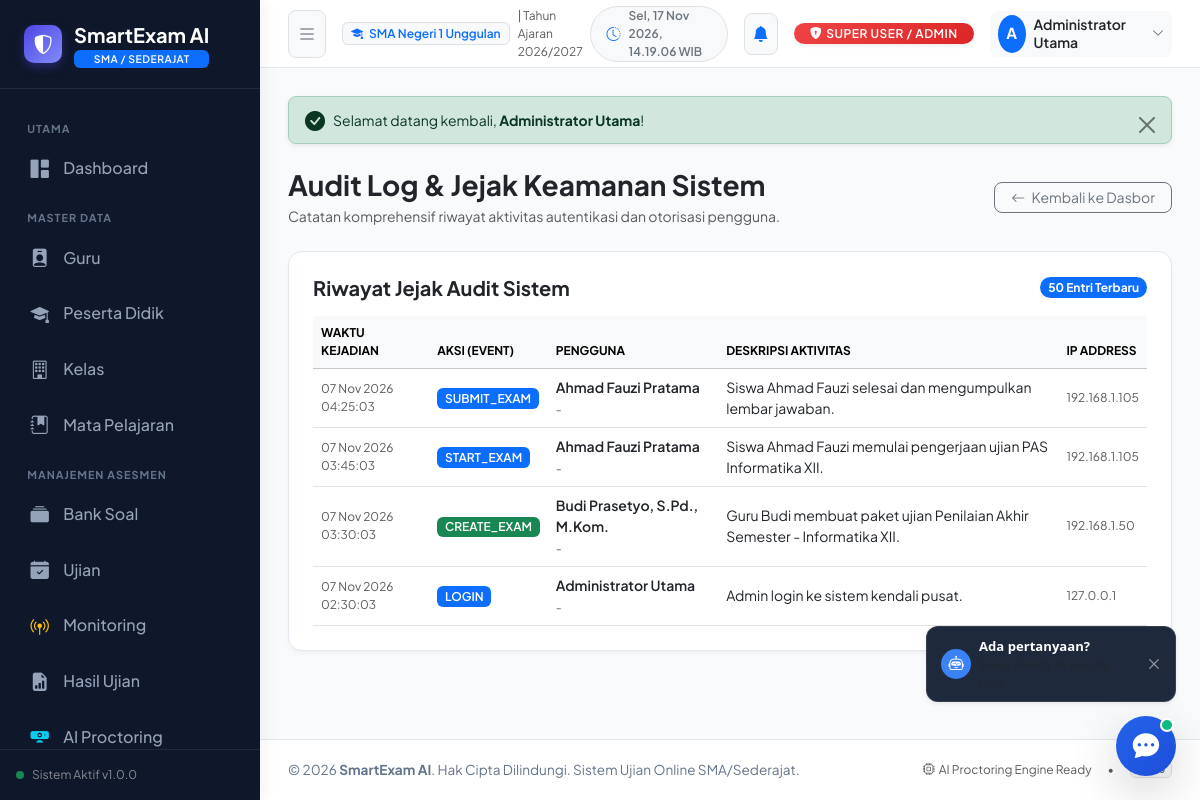
The page /admin/logs (signed in) on the database its author committed.
### tables this page shows
CREATE TABLE `users` (
    `id` INT UNSIGNED AUTO_INCREMENT PRIMARY KEY,
    `name` VARCHAR(100) NOT NULL COMMENT 'Nama lengkap pengguna',
    `username` VARCHAR(50) NOT NULL UNIQUE COMMENT 'Username unik login',
    `email` VARCHAR(100) NULL DEFAULT NULL COMMENT 'Alamat email pengguna (opsional)',
    `password` VARCHAR(255) NOT NULL COMMENT 'Hash sandi bcrypt',
    `role` ENUM('admin', 'guru', 'siswa') NOT NULL DEFAULT 'siswa' COMMENT 'Peran pengguna dalam sistem',
    `is_active` TINYINT(1) NOT NULL DEFAULT 1 COMMENT '1 = Aktif, 0 = Nonaktif',
    `created_at` TIMESTAMP DEFAULT CURRENT_TIMESTAMP,
    `updated_at` TIMESTAMP DEFAULT CURRENT_TIMESTAMP ON UPDATE CURRENT_TIMESTAMP,
    INDEX `idx_users_role` (`role`),
    INDEX `idx_users_username` (`username`),
    INDEX `idx_users_email` (`email`)
);

CREATE TABLE `audit_logs` (
    `id` INT UNSIGNED AUTO_INCREMENT PRIMARY KEY,
    `user_id` INT UNSIGNED NULL COMMENT 'User pelaku aktivitas (NULL jika guest/system)',
    `action` VARCHAR(50) NOT NULL COMMENT 'LOGIN, LOGOUT, CREATE_EXAM, SUBMIT_EXAM, UPDATE_SCORE, dsb.',
    `description` TEXT NULL COMMENT 'Deskripsi detail aksi yang dilakukan',
    `ip_address` VARCHAR(45) NULL COMMENT 'Alamat IP pelaku',
    `user_agent` TEXT NULL COMMENT 'Browser/perangkat pelaku',
    `created_at` TIMESTAMP DEFAULT CURRENT_TIMESTAMP,
    INDEX `idx_audit_user` (`user_id`),
    INDEX `idx_audit_action` (`action`),
    INDEX `idx_audit_time` (`created_at`),
    CONSTRAINT `fk_audit_user` FOREIGN KEY (`user_id`) REFERENCES `users` (`id`) ON DELETE SET NULL
);

### app/Core/Controller.php (called while the page is built, shortened)
<?php
abstract class Controller
{
    protected function view(string $viewPath, array $data = [], ?string $layout = 'main'): void
    {
        View::render($viewPath, $data, $layout);
    }
}

### app/Controllers/AdminController.php (called while the page is built, shortened)
<?php
class AdminController extends Controller
{
    private AuditLogModel $auditModel;
    public function __construct()
    {
        $this->auditModel = new AuditLogModel();
    }
    public function logs(): void
    {
        $logs = $this->auditModel->getRecentLogs(50);
        $this->view('admin/modules/placeholder', [
            'pageTitle'   => 'Audit Log Sistem - ' . APP_NAME,
            'moduleTitle' => 'Audit Log & Jejak Keamanan Sistem',
            'moduleIcon'  => 'bi-shield-shaded',
            'moduleDesc'  => 'Catatan komprehensif riwayat aktivitas autentikasi dan otorisasi pengguna.',
            'logs'        => $logs,
            'user'        => AuthMiddleware::user()
        ], 'main');
    }
}

### public/index.php (called while the page is built, shortened)
<?php
require_once APP_PATH . '/Helpers/UrlHelper.php';
spl_autoload_register(function ($class) {
    $prefix = 'App\\';
    $baseDir = APP_PATH . DIRECTORY_SEPARATOR;
    $len = strlen($prefix);
    $relativeClass = substr($class, $len);
    $file = $baseDir . str_replace('\\', DIRECTORY_SEPARATOR, $relativeClass) . '.php';
});
$app = new \App\Core\App();

### app/Helpers/UrlHelper.php (called while the page is built, shortened)
<?php
if (!function_exists('base_url')) {
    function base_url(string $path = ''): string
    {
        $base = defined('BASE_URL') ? BASE_URL : '';
        $path = ltrim($path, '/');
        return empty($path) ? $base : $base . '/' . $path;
    }
}
if (!function_exists('e')) {
    function e(?string $string): string
    {
        return htmlspecialchars((string)$string, ENT_QUOTES, 'UTF-8');
    }
}

### app/Core/Database.php (called while the page is built, shortened)
<?php
class Database
{
    private static ?PDO $instance = null;
    private static bool $connected = false;
    public static function getInstance(): ?PDO
    {
        return self::$instance;
    }
    private static function connect(): void
    {
        $configFile = APP_PATH . '/Config/Database.php';
        $config = require $configFile;
        $dsn = sprintf(
            "%s:host=%s;port=%s;dbname=%s;charset=%s",
            $config['driver'],
            $config['host'],
            $config['port'],
            $config['database'],
            $config['charset']
        );
        try {
            self::$instance = new PDO(
                $dsn,
                $config['username'],
                $config['password'],
                $config['options'] ?? []
            );
            self::$connected = true;
        } catch (PDOException $e) {
            self::$instance = null;
            self::$connected = false;
            self::$errorMessage = $e->getMessage();
        }
    }
    public static function isConnected(): bool
    {
        return self::$connected;
    }
}

### app/Models/AuditLogModel.php (called while the page is built, shortened)
<?php
class AuditLogModel extends Model
{
    protected string $table = 'audit_logs';
    public function getRecentLogs(int $limit = 20): array
    {
        $sql = "SELECT al.*, u.name as user_name, u.role as user_role, u.username
                FROM `{$this->table}` al
                LEFT JOIN `users` u ON u.id = al.user_id
                ORDER BY al.created_at DESC
                LIMIT " . (int)$limit;
        return $this->fetchAll($sql);
    }
}

### app/Core/Model.php (called while the page is built, shortened)
<?php
abstract class Model
{
    protected ?PDO $db;
    public function __construct()
    {
        $this->db = Database::getInstance();
    }
    public function isDbConnected(): bool
    {
        return $this->db !== null && Database::isConnected();
    }
    public function query(string $sql, array $params = []): ?\PDOStatement
    {
        try {
            $stmt = $this->db->prepare($sql);
            $stmt->execute($params);
            return $stmt;
        } catch (PDOException $e) {
            error_log("Database Query Error: " . $e->getMessage() . " SQL: " . $sql);
            return null;
        }
    }
    public function fetchAll(string $sql, array $params = []): array
    {
        $stmt = $this->query($sql, $params);
        return $stmt->fetchAll();
    }
}

### app/Helpers/SessionHelper.php (called while the page is built, shortened)
<?php
class SessionHelper
{
    public static function get(string $key, mixed $default = null): mixed
    {
        return $_SESSION[$key] ?? $default;
    }
    public static function has(string $key): bool
    {
        return isset($_SESSION[$key]);
    }
}

### app/Helpers/AuthMiddleware.php (called while the page is built, shortened)
<?php
class AuthMiddleware
{
    public static function isLoggedIn(): bool
    {
        if (SessionHelper::has(self::SESSION_USER_KEY)) {
            return true;
        }
        return self::checkRememberMeCookie();
    }
    public static function user(): ?array
    {
        return SessionHelper::get(self::SESSION_USER_KEY, null);
    }
    public static function role(): ?string
    {
        $user = self::user();
        return $user['role'] ?? null;
    }
}

### app/Views/admin/modules/placeholder.php (the view, shortened to what this page needs)
<?php
$logs = $logs ?? null;
?>
<div class="d-flex flex-column flex-md-row justify-content-between align-items-md-center gap-3 mb-4">
    <div>
        <h3 class="font-bold text-dark mb-1"><?= e($moduleTitle ?? 'Modul Sistem') ?></h3>
        <p class="text-muted text-sm mb-0"><?= e($moduleDesc ?? 'Panel konfigurasi modul SmartExam AI.') ?></p>
    </div>
    <div>
        <a href="<?= base_url('admin/dashboard') ?>" class="btn btn-outline-secondary rounded-3 btn-sm px-3">
            <i class="bi bi-arrow-left me-1"></i> Kembali ke Dasbor
        </a>
    </div>
</div>
<?php if ($logs !== null): ?>
    <div class="card-custom p-4 mb-4">
        <div class="d-flex justify-content-between align-items-center mb-3">
            <h5 class="font-bold text-dark mb-0">Riwayat Jejak Audit Sistem</h5>
            <span class="badge bg-primary rounded-pill text-xs">50 Entri Terbaru</span>
        </div>
        <div class="table-responsive">
            <table class="table table-hover align-middle mb-0">
                <thead class="table-light">
                    <tr class="text-xs text-uppercase text-muted">
                        <th>Waktu Kejadian</th>
                        <th>Aksi (Event)</th>
                        <th>Pengguna</th>
                        <th>Deskripsi Aktivitas</th>
                        <th>IP Address</th>
                    </tr>
                </thead>
                <tbody class="text-sm">
                    <?php foreach ($logs as $l): ?>
                        <tr>
                            <td class="font-mono text-xs text-muted">
                                <?= date('d M Y H:i:s', strtotime($l['created_at'])) ?>
                            </td>
                            <td>
                                <span class="badge <?= str_contains($l['action'], 'DENIED') ? 'bg-danger' : (str_contains($l['action'], 'CREATE') ? 'bg-success' : 'bg-primary') ?> text-white font-semibold text-xs">
                                    <?= e($l['action']) ?>
                                </span>
                            </td>
                            <td>
                                <div class="font-semibold text-dark"><?= e($l['user_name'] ?? 'Guest / Anonim') ?></div>
                                <small class="text-muted text-xs"><?= e($l['user_email'] ?? '-') ?></small>
                            </td>
                            <td>
                                <span class="text-dark"><?= e($l['description']) ?></span>
                            </td>
                            <td class="font-mono text-xs text-muted"><?= e($l['ip_address'] ?? '127.0.0.1') ?></td>
                        </tr>
                    <?php endforeach; ?>
                </tbody>
            </table>
        </div>
    </div>
<?php endif; ?>

### app/Views/partials/navbar.php (shortened to what this page needs)
<?php
$currentUser = AuthMiddleware::user() ?? [];
$role = AuthMiddleware::role() ?? 'guest';
$roleBadgeClass = match($role) {
    'admin' => 'badge-role-admin',
    'guru'  => 'badge-role-guru',
    'siswa' => 'badge-role-siswa',
    default => 'bg-secondary'
};
$roleLabel = match($role) {
    'admin' => 'SUPER USER / ADMIN',
    'guru'  => 'GURU PENGAJAR',
    'siswa' => 'PESERTA DIDIK',
    default => 'GUEST'
};
?>
<header class="top-navbar">
    <div class="d-flex align-items-center gap-3">
        <button id="sidebarToggle" class="btn btn-light border text-secondary btn-sm p-2 rounded-3" type="button" aria-label="Toggle Sidebar" title="Buka/Tutup Menu">
            <i class="bi bi-list fs-5"></i>
        </button>
        <div class="d-none d-md-flex align-items-center gap-2">
            <span class="badge bg-light text-primary border px-2 py-1 font-semibold">
                <i class="bi bi-mortarboard-fill me-1"></i> SMA Negeri 1 Unggulan
            </span>
            <span class="text-muted text-xs">| Tahun Ajaran 2026/2027</span>
        </div>
    </div>
    <div class="d-flex align-items-center gap-3">
        <div class="d-none d-lg-flex align-items-center gap-2 text-secondary text-sm bg-light px-3 py-1.5 rounded-pill border">
            <i class="bi bi-clock-history text-primary"></i>
            <span id="liveClock" class="font-semibold text-xs">Memuat waktu...</span>
        </div>
        <div class="dropdown" id="notificationDropdownContainer">
            <button class="btn btn-light border position-relative p-2 rounded-3 text-secondary"
                    type="button"
                    id="notifMenuButton"
                    data-bs-toggle="dropdown"
                    aria-expanded="false"
                    title="Notifikasi Pengguna">
                <i class="bi bi-bell-fill fs-6 text-primary"></i>
            </button>
        </div>
        <span class="badge <?= $roleBadgeClass ?> rounded-pill px-3 py-1.5 text-xs shadow-sm d-none d-sm-inline-block">
            <i class="bi bi-shield-lock-fill me-1"></i><?= $roleLabel ?>
        </span>
        <div class="dropdown">
            <button class="btn btn-light border-0 d-flex align-items-center gap-2 py-1 px-2 rounded-3" type="button" id="userMenuButton" data-bs-toggle="dropdown" aria-expanded="false">
                <div class="rounded-circle bg-primary text-white d-flex align-items-center justify-content-center font-bold" style="width: 38px; height: 38px; font-size: 0.95rem;">
                    <?= strtoupper(substr($currentUser['name'] ?? 'U', 0, 1)) ?>
                </div>
                <div class="d-none d-md-block text-start lh-sm pe-1">
                    <div class="font-semibold text-sm text-dark"><?= e($currentUser['name'] ?? 'User') ?></div>
                </div>
                <i class="bi bi-chevron-down text-muted text-xs ms-1"></i>
            </button>
        </div>
    </div>
</header>

### public/assets/css/custom.css (style rules this page uses)
:root { --primary-color: #4f46e5; --primary-hover: #4338ca; --primary-light: #eef2ff; --secondary-color: #0ea5e9; --sidebar-bg: #0f172a; --sidebar-text: #94a3b8; --sidebar-active: #ffffff; --sidebar-active-bg: rgba(79, 70, 229, 0.25); --sidebar-width: 260px; --navbar-height: 68px; --card-radius: 14px; --border-color: #e2e8f0; }
body { font-family: 'Plus Jakarta Sans', system-ui, -apple-system, BlinkMacSystemFont, 'Segoe UI', Roboto, Oxygen, Ubuntu, Cantarell, sans-serif; background-color: #f8fafc; color: #1e293b; min-height: 100vh; margin: 0; padding: 0; overflow-x: hidden; }
.font-semibold { font-weight: 600; }
.font-bold { font-weight: 700; }
.text-xs { font-size: 0.75rem; }
.text-sm { font-size: 0.875rem; }
.badge-role-admin { background: linear-gradient(135deg, #ef4444, #dc2626); color: #fff; font-weight: 600; letter-spacing: 0.5px; }
.top-navbar { height: var(--navbar-height); background: #ffffff; border-bottom: 1px solid var(--border-color); padding: 0 1.75rem; display: flex; align-items: center; justify-content: space-between; position: sticky; top: 0; z-index: 1020; }
.card-custom { background: #ffffff; border: 1px solid var(--border-color); border-radius: var(--card-radius); box-shadow: 0 4px 6px -1px rgba(0, 0, 0, 0.03), 0 2px 4px -2px rgba(0, 0, 0, 0.03); transition: transform 0.2s ease, box-shadow 0.2s ease; overflow: hidden; }

### rows shown on the page
users: name "A", name "Administrator Utama"
audit_logs: created_at "07 Nov 2026 04:25:03", action "SUBMIT_EXAM", user.name "Ahmad Fauzi Pratama", user_email "-", description "Siswa Ahmad Fauzi selesai dan mengumpulkan lembar jawaban.", ip_address "192.168.1.105"
audit_logs: created_at "07 Nov 2026 03:45:03", action "START_EXAM", user.name "Ahmad Fauzi Pratama", user_email "-", description "Siswa Ahmad Fauzi memulai pengerjaan ujian PAS Informatika XII.", ip_address "192.168.1.105"
audit_logs: created_at "07 Nov 2026 03:30:03", action "CREATE_EXAM", user.name "Budi Prasetyo, S.Pd., M.Kom.", user_email "-", description "Guru Budi membuat paket ujian Penilaian Akhir Semester - Informatika XII.", ip_address "192.168.1.50"
audit_logs: created_at "07 Nov 2026 02:30:03", action "LOGIN", user.name "Administrator Utama", user_email "-", description "Admin login ke sistem kendali pusat.", ip_address "127.0.0.1"

### other values the page prints
APP_NAME "SmartExam AI"
APP_VERSION "1.0.0"
$roleLabel "SUPER USER / ADMIN"
$msg "Selamat datang kembali, Administrator Utama !"
$moduleTitle "Audit Log & Jejak Keamanan Sistem"
$moduleDesc "Catatan komprehensif riwayat aktivitas autentikasi dan otorisasi pengguna."
